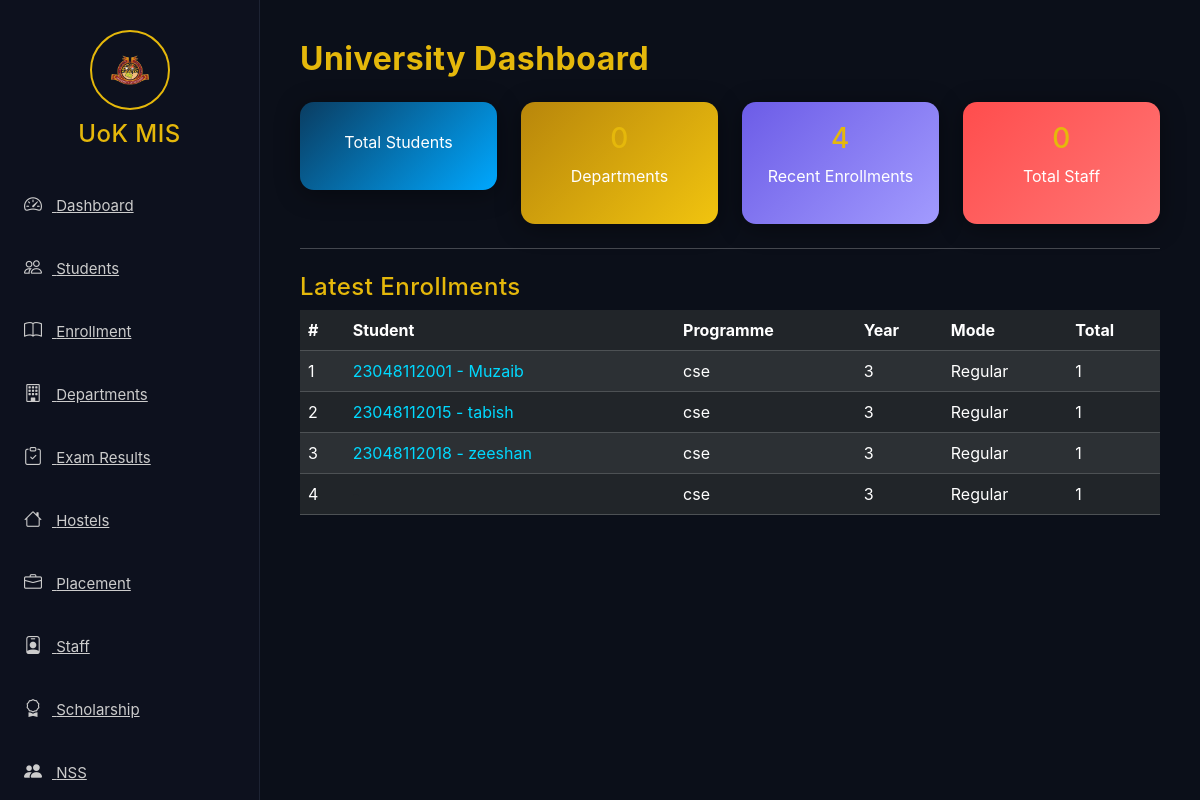
The page / on the database its author committed.
### app/models.py (models this page shows, shortened)
class Enrollment(db.Model):
    id = db.Column(db.Integer, primary_key=True)
    student_id = db.Column(db.Integer, db.ForeignKey("student.id"), nullable=True)
    programme = db.Column(db.String(200))
    year = db.Column(db.Integer)
    mode = db.Column(db.String(50))
    general_male = db.Column(db.Integer, default=0)
    general_female = db.Column(db.Integer, default=0)
    ews_male = db.Column(db.Integer, default=0)
    ews_female = db.Column(db.Integer, default=0)
    sc_male = db.Column(db.Integer, default=0)
    sc_female = db.Column(db.Integer, default=0)
    st_male = db.Column(db.Integer, default=0)
    st_female = db.Column(db.Integer, default=0)
    obc_male = db.Column(db.Integer, default=0)
    obc_female = db.Column(db.Integer, default=0)
    trans_gender = db.Column(db.Integer, default=0)
    created_at = db.Column(db.DateTime, default=datetime.utcnow)

class Student(db.Model):
    id = db.Column(db.Integer, primary_key=True)
    roll_no = db.Column(db.String(10), unique=True, nullable=False)
    name = db.Column(db.String(20), nullable=False)
    email = db.Column(db.String(15))
    phone = db.Column(db.String(10))
    dob = db.Column(db.String(20))
    gender = db.Column(db.String(20))
    address = db.Column(db.String(300))
    department = db.Column(db.String(200))
    programme = db.Column(db.String(200))
    year = db.Column(db.Integer)
    profile_pic = db.Column(db.String(300), default="default.png")
    created_at = db.Column(db.DateTime, default=datetime.utcnow)
    enrollments = db.relationship("Enrollment", backref="student", lazy=True)

### app/routes.py (the view)
@main.route("/")
def dashboard():
    enrollments = Enrollment.query.order_by(Enrollment.created_at.desc()).limit(5).all()
    students = Student.query.order_by(Student.created_at.desc()).limit(5).all()
    labels = []
    values = []
    yearly_data = {}
    for e in Enrollment.query.all():
        if e.year not in yearly_data:
            yearly_data[e.year] = 0
        yearly_data[e.year] += (
            (e.general_male or 0) + (e.general_female or 0) +
            (e.ews_male or 0) + (e.ews_female or 0) +
            (e.sc_male or 0) + (e.sc_female or 0) +
            (e.st_male or 0) + (e.st_female or 0) +
            (e.obc_male or 0) + (e.obc_female or 0) +
            (e.trans_gender or 0)
        )
    for y in sorted(yearly_data):
        labels.append(str(y))
        values.append(yearly_data[y])
    return render_template(
        "dashboard.html",
        enrollments=enrollments,
        students=students,
        enrollment_graph_labels=labels,
        enrollment_graph_data=values,
    )

### app/templates/dashboard.html (shortened to what this page needs)
{% extends 'base.html' %}
{% block content %}
<h2 class="page-title mb-4">University Dashboard</h2>
<div class="row g-4">
    <div class="col-md-3">
        <a href="{{ url_for('main.students') }}" class="card-link">
            <div class="stat-card gradient-blue">
                <p>Total Students</p>
            </div>
        </a>
    </div>
    <div class="col-md-3">
        <a href="{{ url_for('main.departments') }}" class="card-link">
            <div class="stat-card gradient-gold">
                <h3>{{ departments|length }}</h3>
                <p>Departments</p>
            </div>
        </a>
    </div>
    <div class="col-md-3">
        <a href="{{ url_for('main.enrollment') }}" class="card-link">
            <div class="stat-card gradient-purple">
                <h3>{{ enrollments|length }}</h3>
                <p>Recent Enrollments</p>
            </div>
        </a>
    </div>
    <div class="col-md-3">
        <a href="{{ url_for('main.staff_list') }}" class="card-link">
            <div class="stat-card gradient-red">
                <h3>{{ staff|length }}</h3>
                <p>Total Staff</p>
            </div>
        </a>
    </div>
</div>
<hr class="my-4">
<h4>Latest Enrollments</h4>
<table class="table table-dark table-striped table-hover">
    <thead>
        <tr>
            <th>#</th>
            <th>Student</th>
            <th>Programme</th>
            <th>Year</th>
            <th>Mode</th>
            <th>Total</th>
        </tr>
    </thead>
    <tbody>
        {% for e in enrollments %}
        <tr>
            <td>{{ loop.index }}</td>
            <td>
                {% if e.student %}
                    <a href="{{ url_for('main.student_profile', id=e.student.id) }}" class="dashboard-link">
                        {{ e.student.roll_no }} - {{ e.student.name }}
                    </a>
                {% else %}
                    <span class="text-muted">-</span>
                {% endif %}
            </td>
            <td>{{ e.programme }}</td>
            <td>{{ e.year }}</td>
            <td>{{ e.mode }}</td>
            <td>
                {{
                    (e.general_male or 0) +
                    (e.general_female or 0) +
                    (e.ews_male or 0) +
                    (e.ews_female or 0) +
                    (e.sc_male or 0) +
                    (e.sc_female or 0) +
                    (e.st_male or 0) +
                    (e.st_female or 0) +
                    (e.obc_male or 0) +
                    (e.obc_female or 0) +
                    (e.trans_gender or 0)
                }}
            </td>
        </tr>
        {% endfor %}
    </tbody>
</table>
{% endblock %}

### app/templates/base.html (shortened to what this page needs)
<!doctype html>
<html lang="en">
<head>
    <link href="https://cdn.jsdelivr.net/npm/bootstrap@5.3.2/dist/css/bootstrap.min.css" rel="stylesheet">
    <link href="https://cdn.jsdelivr.net/npm/bootstrap-icons@1.11.3/font/bootstrap-icons.css" rel="stylesheet">
    <link rel="stylesheet" href="{{ url_for('static', filename='css/style.css') }}">
</head>
<body>
<div class="sidebar">
    <div class="sidebar-header">
        <img src="{{ url_for('static', filename='img/kashmir_logo.png') }}" class="logo">
        <h4>UoK MIS</h4>
    </div>
    <ul class="sidebar-menu">
        <li>
            <a class="{{ 'active' if request.endpoint=='main.dashboard' else '' }}" href="{{ url_for('main.dashboard') }}">
                <i class="bi bi-speedometer2"></i> Dashboard
            </a>
        </li>
        <li>
            <a class="{{ 'active' if request.endpoint=='main.students' else '' }}" href="{{ url_for('main.students') }}">
                <i class="bi bi-people"></i> Students
            </a>
        </li>
        <li>
            <a class="{{ 'active' if request.endpoint=='main.enrollment' else '' }}" href="{{ url_for('main.enrollment') }}">
                <i class="bi bi-book"></i> Enrollment
            </a>
        </li>
        <li>
            <a class="{{ 'active' if request.endpoint=='main.departments' else '' }}" href="{{ url_for('main.departments') }}">
                <i class="bi bi-building"></i> Departments
            </a>
        </li>
        <li>
            <a class="{{ 'active' if request.endpoint=='main.exam_results' else '' }}" href="{{ url_for('main.exam_results') }}">
                <i class="bi bi-clipboard-check"></i> Exam Results
            </a>
        </li>
        <li>
            <a class="{{ 'active' if request.endpoint=='main.hostels' else '' }}" href="{{ url_for('main.hostels') }}">
                <i class="bi bi-house"></i> Hostels
            </a>
        </li>
        <li>
            <a class="{{ 'active' if request.endpoint=='main.placement' else '' }}" href="{{ url_for('main.placement') }}">
                <i class="bi bi-briefcase"></i> Placement
            </a>
        </li>
        <li>
            <a class="{{ 'active' if request.endpoint=='main.staff_list' else '' }}" href="{{ url_for('main.staff_list') }}">
                <i class="bi bi-person-badge"></i> Staff
            </a>
        </li>
        <li>
            <a class="{{ 'active' if request.endpoint=='main.scholarship' else '' }}" href="{{ url_for('main.scholarship') }}">
                <i class="bi bi-award"></i> Scholarship
            </a>
        </li>
        <li>
            <a class="{{ 'active' if request.endpoint=='main.nss_list' else '' }}" href="{{ url_for('main.nss_list') }}">
                <i class="bi bi-people-fill"></i> NSS
            </a>
        </li>
    </ul>
</div>
<div class="main-content">
    {% block content %}{% endblock %}
</div>
</body>
</html>

### app/static/css/style.css (style rules this page uses)
body { background: #0b0f19; color: #eee; font-family: "Inter", sans-serif; overflow-x: hidden; }
h1, h2, h3, h4, h5, h6 { color: #e5b80b; letter-spacing: 0.5px; }
.sidebar { position: fixed; left: 0; top: 0; width: 260px; height: 100vh; background: #0d111e; border-right: 1px solid #1d2333; padding-top: 30px; transition: 0.3s ease; }
.sidebar-header { text-align: center; margin-bottom: 20px; }
.sidebar-header .logo { width: 80px; height: 80px; border-radius: 50%; border: 2px solid #e5b80b; object-fit: cover; }
.sidebar-header h4 { margin-top: 10px; color: #e5b80b; }
.sidebar-menu { list-style: none; padding-left: 0; margin-top: 30px; }
.sidebar-menu li { margin: 12px 0; }
.sidebar-menu a { color: #ccc; padding: 12px 20px; display: block; font-size: 15px; border-left: 4px solid transparent; transition: 0.3s; }
.sidebar-menu i { margin-right: 10px; font-size: 18px; }
.main-content { margin-left: 260px; padding: 40px; }
.table { color: #eee; }
.table thead { background: #151b2e; }
.stat-card { background: #111; padding: 20px; border-radius: 14px; text-align: center; color: white; box-shadow: 0 4px 25px rgba(0,0,0,0.4); transition: transform 0.2s ease, box-shadow 0.2s ease; }
.gradient-blue { background: linear-gradient(135deg, #0a3d62, #00a8ff); }
.gradient-gold { background: linear-gradient(135deg, #b8860b, #f1c40f); }
.gradient-purple { background: linear-gradient(135deg, #6c5ce7, #a29bfe); }
.gradient-red { background: linear-gradient(135deg, #ff4d4d, #ff7675); }
.page-title { font-weight: 700; color: #e5b80b; }
.dashboard-link { color: #00d9ff; text-decoration: none; }
.page-title { color: #e5b80b; font-weight: 700; }
.card-link { text-decoration: none; }

### rows shown on the page
Enrollment: student.roll_no "23048112001", student.name "Muzaib", programme "cse", year "3", mode "Regular", general_male+general_female+ews_male "1"
Enrollment: student.roll_no "23048112015", student.name "tabish", programme "cse", year "3", mode "Regular", general_male+general_female+ews_male "1"
Enrollment: student.roll_no "23048112018", student.name "zeeshan", programme "cse", year "3", mode "Regular", general_male+general_female+ews_male "1"
Enrollment: programme "cse", year "3", mode "Regular", general_male+general_female+ews_male "1"

### other values the page prints
{{ departments|length }} "0"
{{ enrollments|length }} "4"
{{ staff|length }} "0"
